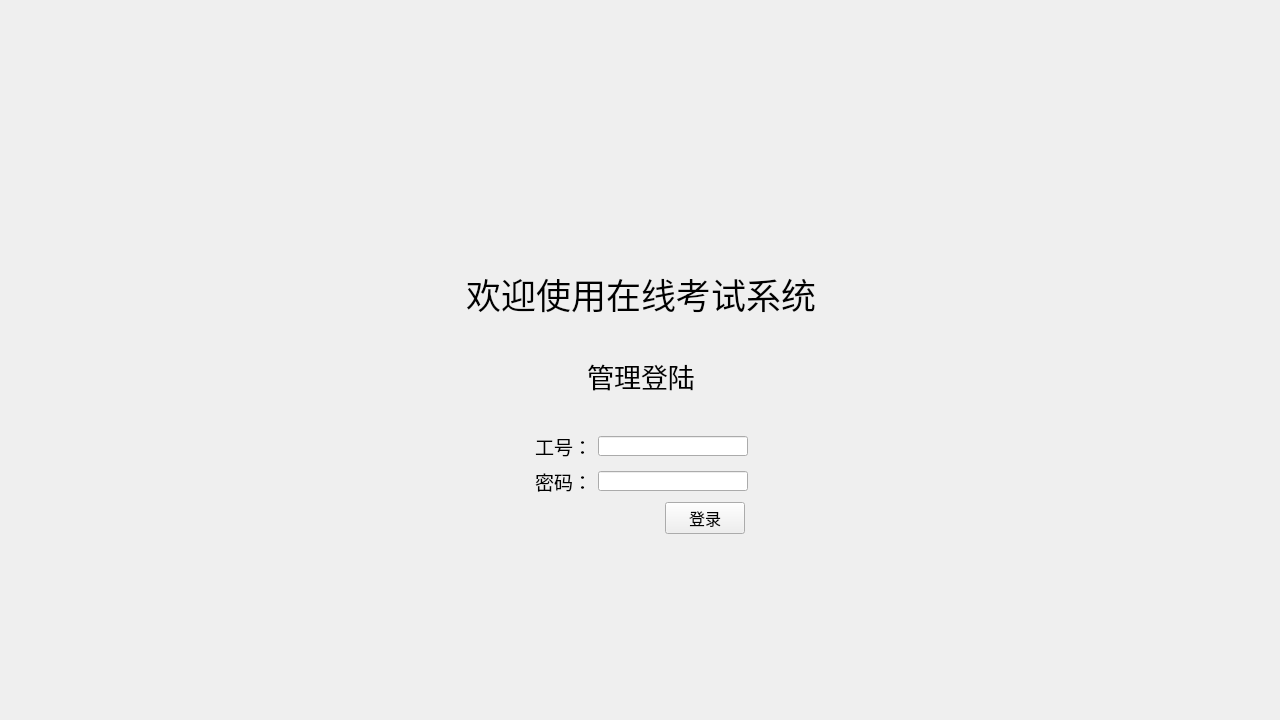
<?xml version="1.0" encoding="UTF-8"?>
<ui version="4.0">
 <class>LoginUI</class>
 <widget class="QWidget" name="LoginUI">
  <property name="geometry">
   <rect>
    <x>0</x>
    <y>0</y>
    <width>1280</width>
    <height>720</height>
   </rect>
  </property>
  <property name="minimumSize">
   <size>
    <width>1280</width>
    <height>720</height>
   </size>
  </property>
  <property name="maximumSize">
   <size>
    <width>1280</width>
    <height>720</height>
   </size>
  </property>
  <property name="font">
   <font>
    <family>微软雅黑</family>
    <pointsize>14</pointsize>
   </font>
  </property>
  <property name="windowTitle">
   <string>Login</string>
  </property>
  <widget class="QWidget" name="layoutWidget">
   <property name="geometry">
    <rect>
     <x>10</x>
     <y>10</y>
     <width>1261</width>
     <height>661</height>
    </rect>
   </property>
   <layout class="QGridLayout" name="gridLayout">
    <item row="0" column="1">
     <layout class="QVBoxLayout" name="verticalLayout_2">
      <item>
       <layout class="QHBoxLayout" name="horizontalLayout_4">
        <item>
         <widget class="QLabel" name="label_logo">
          <property name="minimumSize">
           <size>
            <width>228</width>
            <height>252</height>
           </size>
          </property>
          <property name="maximumSize">
           <size>
            <width>228</width>
            <height>250</height>
           </size>
          </property>
          <property name="text">
           <string/>
          </property>
          <property name="pixmap">
           <pixmap resource="res.qrc">:/res/logo.png</pixmap>
          </property>
         </widget>
        </item>
       </layout>
      </item>
      <item>
       <widget class="QLabel" name="label">
        <property name="font">
         <font>
          <family>微软雅黑</family>
          <pointsize>26</pointsize>
         </font>
        </property>
        <property name="text">
         <string>欢迎使用在线考试系统</string>
        </property>
        <property name="alignment">
         <set>Qt::AlignCenter</set>
        </property>
       </widget>
      </item>
      <item>
       <widget class="QLabel" name="label_title">
        <property name="minimumSize">
         <size>
          <width>800</width>
          <height>100</height>
         </size>
        </property>
        <property name="maximumSize">
         <size>
          <width>16777215</width>
          <height>100</height>
         </size>
        </property>
        <property name="font">
         <font>
          <family>微软雅黑</family>
          <pointsize>20</pointsize>
         </font>
        </property>
        <property name="text">
         <string>管理登陆</string>
        </property>
        <property name="alignment">
         <set>Qt::AlignCenter</set>
        </property>
       </widget>
      </item>
     </layout>
    </item>
    <item row="1" column="0">
     <spacer name="horizontalSpacer">
      <property name="orientation">
       <enum>Qt::Horizontal</enum>
      </property>
      <property name="sizeHint" stdset="0">
       <size>
        <width>40</width>
        <height>20</height>
       </size>
      </property>
     </spacer>
    </item>
    <item row="1" column="1">
     <layout class="QHBoxLayout" name="horizontalLayout_5">
      <item>
       <spacer name="horizontalSpacer_3">
        <property name="orientation">
         <enum>Qt::Horizontal</enum>
        </property>
        <property name="sizeHint" stdset="0">
         <size>
          <width>40</width>
          <height>20</height>
         </size>
        </property>
       </spacer>
      </item>
      <item>
       <layout class="QVBoxLayout" name="verticalLayout">
        <item>
         <layout class="QHBoxLayout" name="horizontalLayout">
          <item>
           <spacer name="horizontalSpacer_5">
            <property name="orientation">
             <enum>Qt::Horizontal</enum>
            </property>
            <property name="sizeHint" stdset="0">
             <size>
              <width>40</width>
              <height>20</height>
             </size>
            </property>
           </spacer>
          </item>
          <item>
           <widget class="QLabel" name="label_ID">
            <property name="maximumSize">
             <size>
              <width>100</width>
              <height>50</height>
             </size>
            </property>
            <property name="text">
             <string>工号：</string>
            </property>
           </widget>
          </item>
          <item>
           <widget class="QLineEdit" name="lineEdit_ID">
            <property name="minimumSize">
             <size>
              <width>150</width>
              <height>20</height>
             </size>
            </property>
            <property name="maximumSize">
             <size>
              <width>150</width>
              <height>20</height>
             </size>
            </property>
           </widget>
          </item>
          <item>
           <spacer name="horizontalSpacer_7">
            <property name="orientation">
             <enum>Qt::Horizontal</enum>
            </property>
            <property name="sizeHint" stdset="0">
             <size>
              <width>40</width>
              <height>20</height>
             </size>
            </property>
           </spacer>
          </item>
         </layout>
        </item>
        <item>
         <layout class="QHBoxLayout" name="horizontalLayout_2">
          <item>
           <spacer name="horizontalSpacer_6">
            <property name="orientation">
             <enum>Qt::Horizontal</enum>
            </property>
            <property name="sizeHint" stdset="0">
             <size>
              <width>40</width>
              <height>20</height>
             </size>
            </property>
           </spacer>
          </item>
          <item>
           <widget class="QLabel" name="label_id_PW">
            <property name="text">
             <string>密码：</string>
            </property>
           </widget>
          </item>
          <item>
           <widget class="QLineEdit" name="lineEdit_PW">
            <property name="minimumSize">
             <size>
              <width>150</width>
              <height>20</height>
             </size>
            </property>
            <property name="maximumSize">
             <size>
              <width>150</width>
              <height>20</height>
             </size>
            </property>
            <property name="echoMode">
             <enum>QLineEdit::Password</enum>
            </property>
           </widget>
          </item>
          <item>
           <spacer name="horizontalSpacer_8">
            <property name="orientation">
             <enum>Qt::Horizontal</enum>
            </property>
            <property name="sizeHint" stdset="0">
             <size>
              <width>40</width>
              <height>20</height>
             </size>
            </property>
           </spacer>
          </item>
         </layout>
        </item>
        <item>
         <layout class="QHBoxLayout" name="horizontalLayout_3">
          <item>
           <spacer name="horizontalSpacer_9">
            <property name="orientation">
             <enum>Qt::Horizontal</enum>
            </property>
            <property name="sizeType">
             <enum>QSizePolicy::Expanding</enum>
            </property>
            <property name="sizeHint" stdset="0">
             <size>
              <width>200</width>
              <height>20</height>
             </size>
            </property>
           </spacer>
          </item>
          <item>
           <widget class="QPushButton" name="pushButton_login">
            <property name="minimumSize">
             <size>
              <width>80</width>
              <height>0</height>
             </size>
            </property>
            <property name="maximumSize">
             <size>
              <width>150</width>
              <height>50</height>
             </size>
            </property>
            <property name="font">
             <font>
              <family>Sans</family>
              <pointsize>12</pointsize>
             </font>
            </property>
            <property name="text">
             <string>登录</string>
            </property>
           </widget>
          </item>
          <item>
           <spacer name="horizontalSpacer_10">
            <property name="orientation">
             <enum>Qt::Horizontal</enum>
            </property>
            <property name="sizeType">
             <enum>QSizePolicy::Fixed</enum>
            </property>
            <property name="sizeHint" stdset="0">
             <size>
              <width>73</width>
              <height>20</height>
             </size>
            </property>
           </spacer>
          </item>
         </layout>
        </item>
       </layout>
      </item>
      <item>
       <spacer name="horizontalSpacer_4">
        <property name="orientation">
         <enum>Qt::Horizontal</enum>
        </property>
        <property name="sizeHint" stdset="0">
         <size>
          <width>40</width>
          <height>20</height>
         </size>
        </property>
       </spacer>
      </item>
     </layout>
    </item>
    <item row="1" column="2">
     <spacer name="horizontalSpacer_2">
      <property name="orientation">
       <enum>Qt::Horizontal</enum>
      </property>
      <property name="sizeHint" stdset="0">
       <size>
        <width>40</width>
        <height>20</height>
       </size>
      </property>
     </spacer>
    </item>
    <item row="2" column="1">
     <spacer name="verticalSpacer">
      <property name="orientation">
       <enum>Qt::Vertical</enum>
      </property>
      <property name="sizeHint" stdset="0">
       <size>
        <width>20</width>
        <height>40</height>
       </size>
      </property>
     </spacer>
    </item>
   </layout>
  </widget>
 </widget>
 <resources>
  <include location="res.qrc"/>
 </resources>
 <connections/>
</ui>
